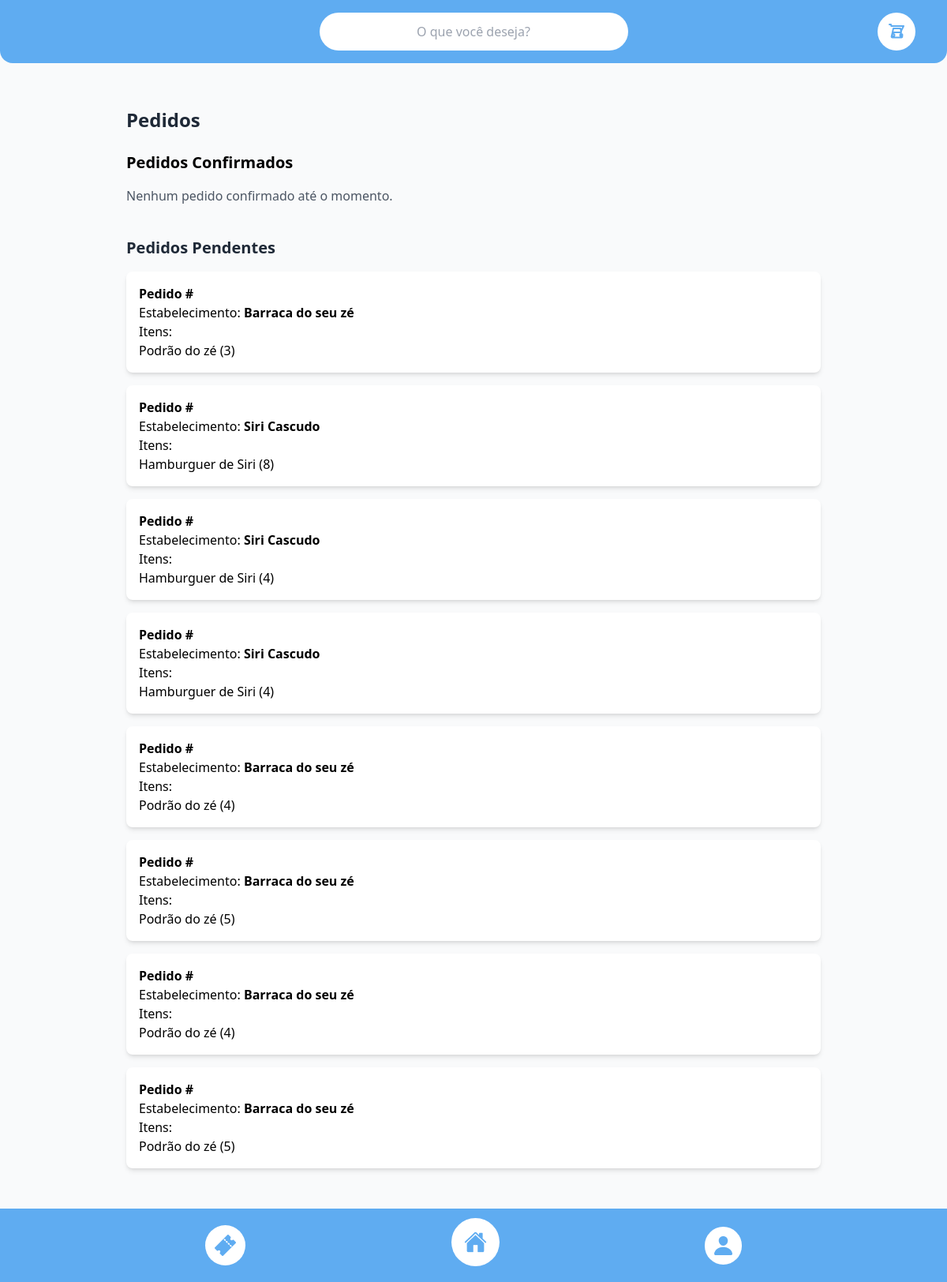
/pedidos (signed in), run on an earlier commit of the app's database.
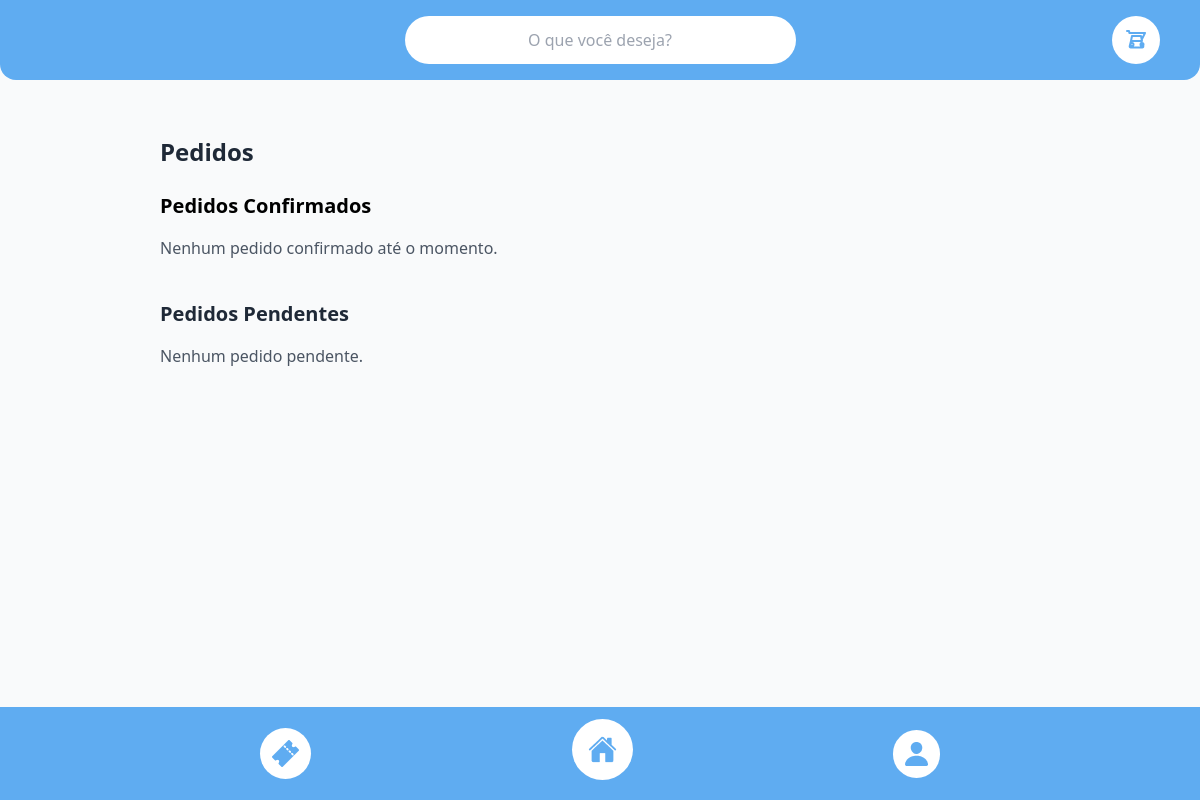
And on a later commit of the database.
### app/models.py (models this page shows, shortened)
class Pedido(models.Model):
    id_pedido = models.UUIDField(primary_key=True, default=uuid.uuid4, editable=False)
    cliente = models.ForeignKey(Cliente, on_delete=models.CASCADE)
    estabelecimento = models.ForeignKey(Estabelecimento, on_delete=models.CASCADE)
    data_pedido = models.DateTimeField(auto_now_add=True)
    confirmado = models.BooleanField(default=False)
    concluido = models.BooleanField(default=False)

class Estabelecimento(models.Model):
    id_estabelecimento = models.UUIDField(primary_key=True, default=uuid.uuid4, editable=False)
    user = models.OneToOneField(User, on_delete=models.CASCADE, related_name="estabelecimento", null=True)
    nome = models.CharField(max_length=255)
    tipo = models.CharField(max_length=255)
    score = models.DecimalField(
        max_digits=3,
        decimal_places=2,
        validators=[
            MinValueValidator(0.00),
            MaxValueValidator(5.00)
        ],
        null=True,
        blank=True
    )
    cnpj = models.CharField(
        max_length=18,
        unique=True,
        validators=[MinLengthValidator(18)]
    )
    descricao = models.TextField(blank=True)
    imagem = models.ImageField(upload_to='imgs/establishment/', null=True, blank=True)

class ItemPedido(models.Model):
    pedido = models.ForeignKey(Pedido, on_delete=models.CASCADE, related_name="itens")
    item = models.ForeignKey(Itens, on_delete=models.CASCADE)
    quantidade = models.PositiveIntegerField()

class Itens(models.Model):
    id_item = models.UUIDField(primary_key=True, default=uuid.uuid4, editable=False)
    nome_item = models.CharField(max_length=255)
    valor_item = models.DecimalField(
        max_digits=6,
        decimal_places=2,
        validators=[MinValueValidator(0.00)]
    )
    descricao = models.TextField()
    estoque = models.IntegerField(validators=[MinValueValidator(0)])
    id_estabelecimento = models.ForeignKey(
        Estabelecimento,
        on_delete=models.CASCADE,
        related_name='itens',
        verbose_name='id_estabelecimento'
    )

### app/views.py (the view)
# urls.py: path("pedidos", views.listar_pedidos, name="orders"),
@login_required
def listar_pedidos(request):
    try:
        cliente = request.user.cliente
    except Cliente.DoesNotExist:
        messages.error(request, "Usuário não possui um perfil de cliente associado.")
        return redirect("home")
    pedidos_confirmados = Pedido.objects.filter(cliente=cliente, confirmado=True, concluido=False).order_by("-data_pedido")
    pedidos_pendentes = Pedido.objects.filter(cliente=cliente, confirmado=False).order_by("-data_pedido")
    return render(request, "orders.html", {
        "pedidos_confirmados": pedidos_confirmados,
        "pedidos_pendentes": pedidos_pendentes,
    })

### app/templates/orders.html (shortened to what this page needs)
{% load static %}
<!DOCTYPE html>
<html lang="pt-BR">
<head>
    <link href="{% static 'css/output.css' %}" rel="stylesheet">
</head>
<body class="bg-gray-50 font-sans">
    {% include 'header.html' %}
    <main class="flex-grow pt-28 pb-32 px-4 md:px-8 mt-6 fade-in lg:mx-32">
        <h1 class="text-2xl font-bold text-gray-800 mb-6">Pedidos</h1>
        <div class="mb-10">
            <h2 class="text-xl font-bold text-700 mb-4">Pedidos Confirmados</h2>
            {% if pedidos_confirmados %}
            {% for pedido in pedidos_confirmados %}
                <div class="bg-white p-4 rounded-lg shadow-md mb-4">
                    <div class="flex justify-between items-center">
                        <p><strong>Pedido #{{ pedido.id }}</strong></p>
                        <p class="text-sm text-gray-600">{{ pedido.data_hora|date:"d/m/Y H:i" }}</p>
                    </div>
                    <p>Estabelecimento: <strong>{{ pedido.estabelecimento.nome }}</strong></p>
                    <p>Itens:</p>
                    <ul class="list-disc pl-6">
                        {% for item in pedido.itens.all %}
                        <li>{{ item.item.nome_item }} ({{ item.quantidade }})</li>
                        {% endfor %}
                    </ul>
                    {% if not pedido.concluido_cliente %}
                    <form action="{% url 'concluir_pedido' pedido.id_pedido %}" method="post" class="mt-4">
                        {% csrf_token %}
                        <button type="submit" class="bg-blue-500 text-white px-4 py-2 rounded hover:bg-blue-600">
                            Marcar como concluído
                        </button>
                    </form>
                    {% else %}
                        <p class="text-green-700 font-bold mt-4">Pedido concluído pelo cliente</p>
                    {% endif %}
                </div>
            {% endfor %}
            {% else %}
            <p class="text-gray-600">Nenhum pedido confirmado até o momento.</p>
            {% endif %}
        </div>
        <div>
            <h2 class="text-xl font-bold text-gray-800 mb-4">Pedidos Pendentes</h2>
            {% if pedidos_pendentes %}
                {% for pedido in pedidos_pendentes %}
                <div class="bg-white p-4 rounded-lg shadow-md mb-4">
                    <div class="flex justify-between items-center">
                        <p><strong>Pedido #{{ pedido.id }}</strong></p>
                    </div>
                    <p>Estabelecimento: <strong>{{ pedido.estabelecimento.nome }}</strong></p>
                    <p>Itens:</p>
                    <ul class="list-disc pl-6">
                        {% for item in pedido.itens.all %}
                        <li>{{ item.item.nome_item }} ({{ item.quantidade }})</li>
                        {% endfor %}
                    </ul>
                </div>
                {% endfor %}
            {% else %}
            <p class="text-gray-600">Nenhum pedido pendente.</p>
            {% endif %}
        </div>
    </main>
    {% include 'footer.html' %}
</body>
</html>

What changed in the data, as far as the page shows it:
removed Pedido: estabelecimento.nome "Barraca do seu zé"
removed ItemPedido: item.nome_item "Podrão do zé", quantidade "3", shown under "Barraca do seu zé"
removed Pedido: estabelecimento.nome "Siri Cascudo"
removed ItemPedido: item.nome_item "Hamburguer de Siri", quantidade "8", shown under "Siri Cascudo"
removed Pedido: estabelecimento.nome "Siri Cascudo"
removed ItemPedido: item.nome_item "Hamburguer de Siri", quantidade "4", shown under "Siri Cascudo"
removed Pedido: estabelecimento.nome "Siri Cascudo"
removed ItemPedido: item.nome_item "Hamburguer de Siri", quantidade "4", shown under "Siri Cascudo"
removed Pedido: estabelecimento.nome "Barraca do seu zé"
removed ItemPedido: item.nome_item "Podrão do zé", quantidade "4", shown under "Barraca do seu zé"
removed Pedido: estabelecimento.nome "Barraca do seu zé"
removed ItemPedido: item.nome_item "Podrão do zé", quantidade "5", shown under "Barraca do seu zé"
removed Pedido: estabelecimento.nome "Barraca do seu zé"
removed ItemPedido: item.nome_item "Podrão do zé", quantidade "4", shown under "Barraca do seu zé"
removed Pedido: estabelecimento.nome "Barraca do seu zé"
removed ItemPedido: item.nome_item "Podrão do zé", quantidade "5", shown under "Barraca do seu zé"
Also different on the page:
text now shown: "Nenhum pedido pendente."
